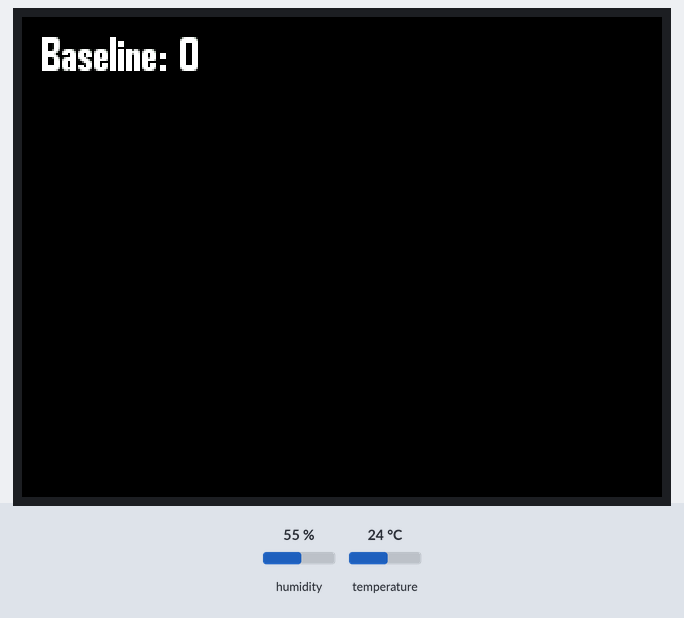
Bench run of a sketch on a simulated ESP32. On the bench: 320×240 colour display. The inputs (shaded band) are chosen by the test bench; at power-on: humidity 55 %, temperature 24 °C. What the sketch prints to the serial monitor is not drawn.

Above: at 0.3 s.

Measured:
- what the display in image 0 shows lasts 5.0 s, from 0.2 s to 5.2 s

The sketch:

CSS811getbaseline2.ino
```cpp
#include "20font.h"
#include "icons.h"

// The font names are arrays references, thus must NOT be in quotes ""
#define AA_FONT_SMALL Bold20

#include <SPI.h>
#include <Wire.h>
#include <TFT_eSPI.h>       // Hardware-specific library
#include "Adafruit_CCS811.h"

#include <DHT.h>
#define DHTPIN 25     // what pin DHT22 is connected to
#define DHTTYPE DHT22   // DHT 22  (AM2302)
DHT dht(DHTPIN, DHTTYPE); //// Initialize DHT sensor

Adafruit_CCS811 ccs; //co2&voc sensor

float hum;
float temp;
uint16_t ccs811Baseline;

TFT_eSPI tft = TFT_eSPI();


void setup(void) {
  dht.begin();
  Serial.begin(9600);
  tft.begin();
  tft.invertDisplay(1);
  tft.setRotation(1); //screen rotation
  if(!ccs.begin()){
    while(1);
  }
  // Wait for the sensor to be ready
  while(!ccs.available());
  tft.loadFont(AA_FONT_SMALL); //loads the custom font
}
  void loop() {
    tft.fillScreen(0x0000);
    hum = dht.readHumidity();
    temp= dht.readTemperature();
    ccs.setEnvironmentalData(temp, hum); //temperature and humidity info for co2&voc compensation
    ccs811Baseline = ccs.getBaseline();
    Serial.println(ccs811Baseline, HEX);
    tft.setCursor(10, 10); //sets cursor to write new value
    tft.print("Baseline: ");
    tft.print(ccs811Baseline, HEX); // ccs811Baseline
    delay(5000);
  }
```

Source omitted: 20font.h (data table, 198668 bytes), icons.h (data table, 3107 bytes)
